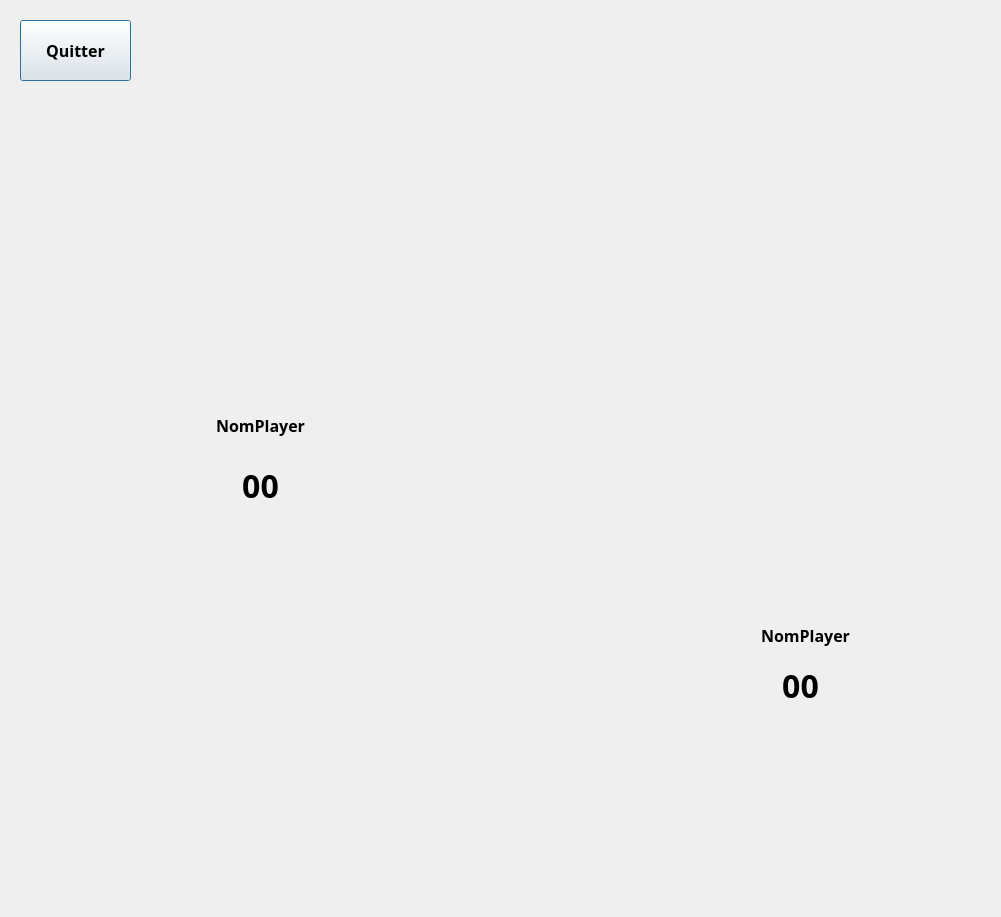
<?xml version="1.0" encoding="UTF-8"?>
<ui version="4.0">
 <class>DisplayEndGame</class>
 <widget class="QDialog" name="DisplayEndGame">
  <property name="geometry">
   <rect>
    <x>0</x>
    <y>0</y>
    <width>1001</width>
    <height>917</height>
   </rect>
  </property>
  <property name="windowTitle">
   <string>Dialog</string>
  </property>
  <widget class="QLabel" name="label">
   <property name="geometry">
    <rect>
     <x>0</x>
     <y>0</y>
     <width>1001</width>
     <height>921</height>
    </rect>
   </property>
   <property name="styleSheet">
    <string notr="true">background-image: url(:/fond/images/imageEndGame.png);</string>
   </property>
   <property name="text">
    <string/>
   </property>
  </widget>
  <widget class="QLabel" name="LabelPlayerWin">
   <property name="geometry">
    <rect>
     <x>165</x>
     <y>410</y>
     <width>191</width>
     <height>31</height>
    </rect>
   </property>
   <property name="font">
    <font>
     <family>Lucida Handwriting</family>
     <pointsize>12</pointsize>
     <weight>75</weight>
     <bold>true</bold>
    </font>
   </property>
   <property name="text">
    <string>NomPlayer</string>
   </property>
   <property name="alignment">
    <set>Qt::AlignCenter</set>
   </property>
  </widget>
  <widget class="QLabel" name="LabelPlayerLose">
   <property name="geometry">
    <rect>
     <x>710</x>
     <y>620</y>
     <width>191</width>
     <height>31</height>
    </rect>
   </property>
   <property name="font">
    <font>
     <family>Lucida Handwriting</family>
     <pointsize>12</pointsize>
     <weight>75</weight>
     <bold>true</bold>
    </font>
   </property>
   <property name="text">
    <string>NomPlayer</string>
   </property>
   <property name="alignment">
    <set>Qt::AlignCenter</set>
   </property>
  </widget>
  <widget class="QLabel" name="LabelScoreWin">
   <property name="geometry">
    <rect>
     <x>200</x>
     <y>450</y>
     <width>121</width>
     <height>71</height>
    </rect>
   </property>
   <property name="font">
    <font>
     <family>Lucida Handwriting</family>
     <pointsize>24</pointsize>
     <weight>75</weight>
     <bold>true</bold>
    </font>
   </property>
   <property name="text">
    <string>00</string>
   </property>
   <property name="alignment">
    <set>Qt::AlignCenter</set>
   </property>
  </widget>
  <widget class="QLabel" name="LabelScoreLose">
   <property name="geometry">
    <rect>
     <x>740</x>
     <y>650</y>
     <width>121</width>
     <height>71</height>
    </rect>
   </property>
   <property name="font">
    <font>
     <family>Lucida Handwriting</family>
     <pointsize>24</pointsize>
     <weight>75</weight>
     <bold>true</bold>
    </font>
   </property>
   <property name="text">
    <string>00</string>
   </property>
   <property name="alignment">
    <set>Qt::AlignCenter</set>
   </property>
  </widget>
  <widget class="QPushButton" name="Quitter">
   <property name="geometry">
    <rect>
     <x>20</x>
     <y>20</y>
     <width>111</width>
     <height>61</height>
    </rect>
   </property>
   <property name="font">
    <font>
     <family>Lucida Handwriting</family>
     <pointsize>12</pointsize>
     <weight>75</weight>
     <bold>true</bold>
    </font>
   </property>
   <property name="styleSheet">
    <string notr="true">background-image: url(:/fond/images/nouvelle_partie.jpg);</string>
   </property>
   <property name="text">
    <string>Quitter</string>
   </property>
  </widget>
 </widget>
 <resources/>
 <connections/>
</ui>
